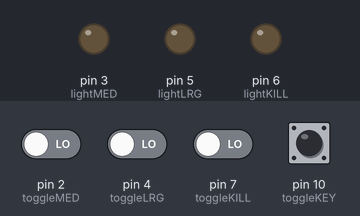
Simulated run of this sketch. Board: Arduino Uno, built with avr-gcc and run on an emulated ATmega328P. Shown: output pins drawn as LEDs (lit = HIGH). The test bench sets the inputs (shaded band); at power-on: pin 2 (toggleMED), pin 4 (toggleLRG), pin 7 (toggleKILL), pin 10 (toggleKEY) LOW.

Above: at 1.2 s.
1.3 s: pin 2 (toggleMED) driven HIGH
At 1.6 s:
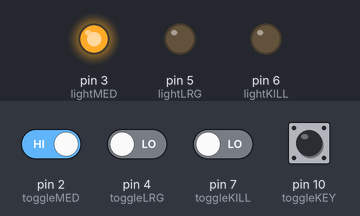
2.8 s: pin 4 (toggleLRG) driven HIGH
At 3.9 s:
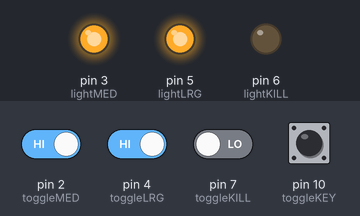
4.3 s: pin 2 (toggleMED) driven LOW
At 5.1 s:
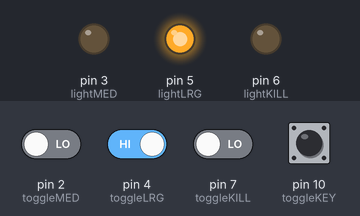
Timing chart, 0 to 7.3 s (numbered marks = the images above; inputs shaded):
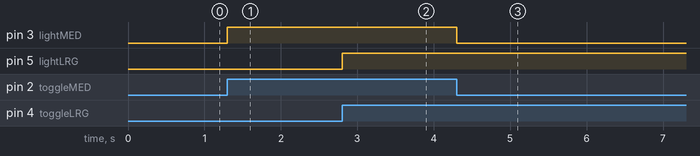

Measured:
- after the input at 1.3 s, pin 3 (lightMED): LOW → HIGH at once
- after the input at 2.8 s, pin 5 (lightLRG): LOW → HIGH at once
- after the input at 4.3 s, pin 3 (lightMED): HIGH → LOW at once

The sketch:

arduino_driver.ino
```cpp
/*
 *  Mutually Assured Pizza
 *  Project for Hack Mizzou 2014
 *  October 3-5, 2014
 *  Peter Dirks, Greg Highland, Robert Stovall
 *  Arduino Component
 */
int toggleMED = 2;    // medium
int lightMED = 3;

int toggleLRG = 4;    // large
int lightLRG = 5;

int togglePEP = 13;    // pep

int toggleSAU = 11;    // bac

int toggleBAC = 12;    // sausage

int toggleKEY = 10;     // key

int toggleKILL = 7;  // kill
int lightKILL = 6;

void setup(){
  //set serial communication at 9600 bits per second
  Serial.begin(9600);

  // setup for pins in board...

  // medium
  pinMode(toggleMED, INPUT);
  pinMode(lightMED, OUTPUT);

  // large
  pinMode(toggleLRG, INPUT);
  pinMode(lightLRG, OUTPUT);

  // pepperoni
  pinMode(togglePEP, INPUT);

  // sausage
  pinMode(toggleSAU, INPUT);

  // bacon
  pinMode(toggleBAC, INPUT);

  // GO! flag
  pinMode(toggleKEY,  INPUT);

  // kill flag
  pinMode(toggleKILL, INPUT);
  pinMode(lightKILL, OUTPUT);

}// end setup
void loop(){

  int goFlag = 0;

  int pepperoni = 0;
  int sausage = 0;
  int bacon = 0;
  int kill = 0;
//  int restuarant = 0;

  int order[] = {0,0,0,0,0};


  // check if debug flag is true, only start if true

  goFlag = digitalRead( toggleKEY );  // read in goFlag
  int medium = digitalRead(toggleMED);
  int large = digitalRead(toggleLRG);
  kill = digitalRead(toggleKILL);
  if (medium == HIGH) {  // if med is pressed...
    digitalWrite(lightMED, HIGH);
    order[0] = 0;
  }// end med check
  else{
    digitalWrite(lightMED, LOW);
  }

  if (large == HIGH) { // if large is pressed...
      digitalWrite(lightLRG, HIGH);
      order[0] = 1;
  }// end large check
  else{
       digitalWrite(lightLRG, LOW);
  }
  if (kill == HIGH){
    //Serial.print("kill");
    // handle LED light next to size options


    goFlag = digitalRead( toggleKEY );  // read in goFlag
//    if( goFlag == HIGH ) {// both keys are turned, take input and go!
        //Serial.print("go");
        pepperoni = digitalRead(togglePEP);
        sausage = digitalRead(toggleSAU);
        bacon = digitalRead(toggleBAC);
//        restaurant = digitalRead();

        // work out toppings and options from input
        if ( pepperoni == HIGH ) {
          order[1] = 1;
        }
        if ( sausage == HIGH ) {
          order[2] = 1;
        }
        if ( bacon == HIGH ) {
          order[3] = 1;
        }

        // all input is recorded, now need to transmit out to serial port

        delay(300);
        int i = 0;    // counter
        Serial.print(9, DEC);
        Serial.print(9, DEC);
        delay(500);
        for ( i = 0; i < 5; i++ ){   // transmit message to host
          delay(900);
          //Serial.write(order[i]);
          //Serial.print(order[i]);
          Serial.print(order[i], DEC);
        }// end message transmit


        delay(2000);


//   }// key
   }// kill
}// end loop
```
